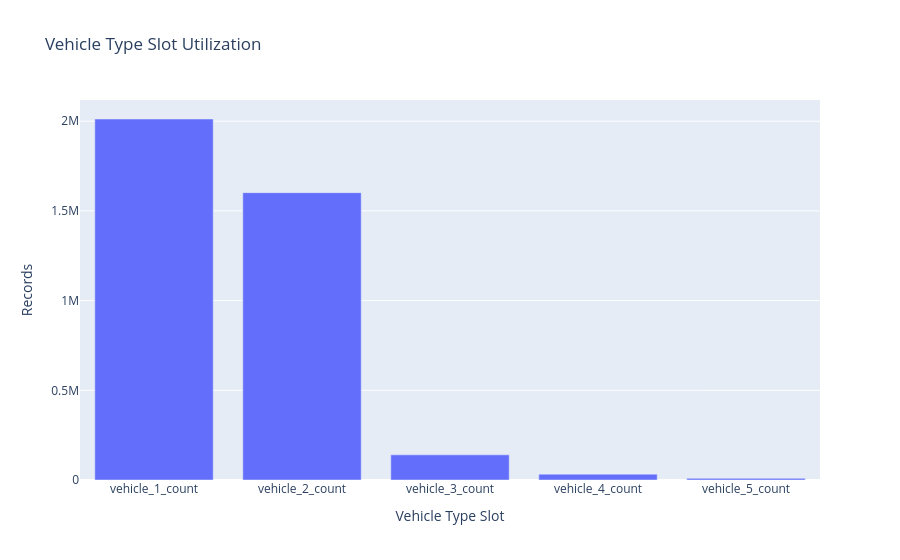

The cell this chart's notebook holds for it:
### Code cell
vehicle_slots = vehicle_slot_summary.T.reset_index()

vehicle_slots.columns = ["vehicle_slot", "records"]

fig = px.bar(
    vehicle_slots,
    x="vehicle_slot",
    y="records",
    title="Vehicle Type Slot Utilization",
    labels={
        "vehicle_slot": "Vehicle Type Slot",
        "records": "Records"
    }
)

fig.show()

### Figure 1 — Plotly figure (JSON) as saved in the notebook; plotly's stock layout.template omitted (floating-point values rounded to 4 significant figures)
{"data": [{"hovertemplate": "Vehicle Type Slot=%{x}<br>Records=%{y}<extra></extra>", "legendgroup": "", "marker": {"color": "#636efa", "pattern": {"shape": ""}}, "name": "", "orientation": "v", "showlegend": false, "textposition": "auto", "type": "bar", "x": ["vehicle_1_count", "vehicle_2_count", "vehicle_3_count", "vehicle_4_count", "vehicle_5_count"], "xaxis": "x", "y": [2012458, 1601962, 140364, 32611, 9129], "yaxis": "y"}], "layout": {"barmode": "relative", "legend": {"tracegroupgap": 0}, "title": {"text": "Vehicle Type Slot Utilization"}, "xaxis": {"anchor": "y", "domain": [0, 1], "title": {"text": "Vehicle Type Slot"}}, "yaxis": {"anchor": "x", "domain": [0, 1], "title": {"text": "Records"}}}}
